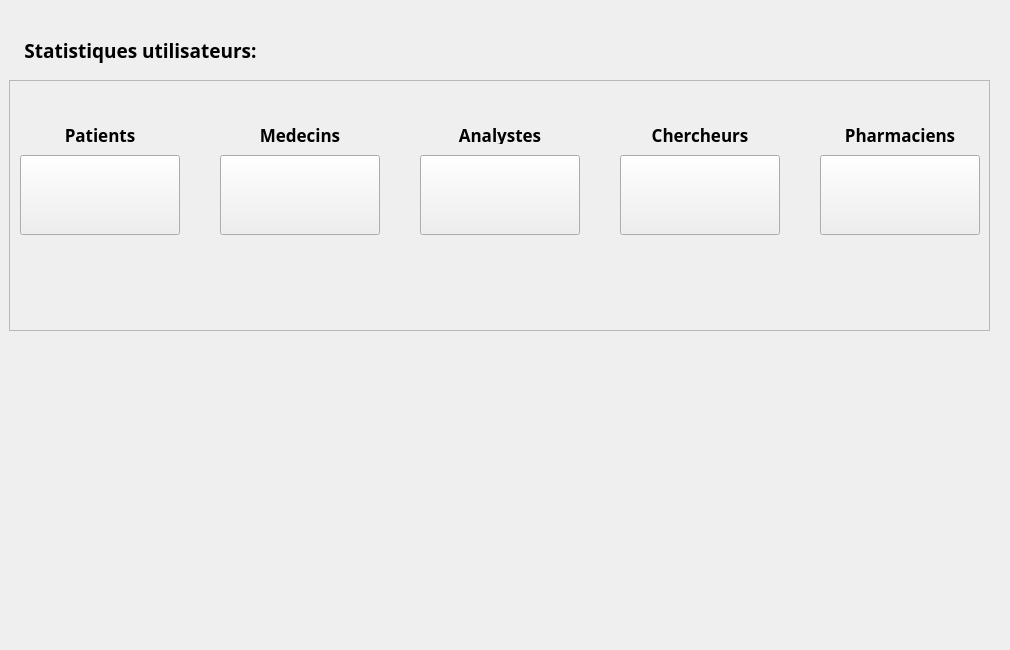
         <widget class="QWidget" name="homeTab">
          <property name="sizePolicy">
           <sizepolicy hsizetype="Expanding" vsizetype="Expanding">
            <horstretch>0</horstretch>
            <verstretch>0</verstretch>
           </sizepolicy>
          </property>
          <attribute name="title">
           <string>Acceuil</string>
          </attribute>
          <widget class="QWidget" name="mainFrame" native="true">
           <property name="geometry">
            <rect>
             <x>0</x>
             <y>0</y>
             <width>1001</width>
             <height>641</height>
            </rect>
           </property>
           <property name="sizePolicy">
            <sizepolicy hsizetype="Preferred" vsizetype="Expanding">
             <horstretch>0</horstretch>
             <verstretch>0</verstretch>
            </sizepolicy>
           </property>
           <widget class="QFrame" name="cardsFrame">
            <property name="geometry">
             <rect>
              <x>9</x>
              <y>80</y>
              <width>981</width>
              <height>251</height>
             </rect>
            </property>
            <property name="minimumSize">
             <size>
              <width>950</width>
              <height>0</height>
             </size>
            </property>
            <property name="maximumSize">
             <size>
              <width>1000</width>
              <height>16777215</height>
             </size>
            </property>
            <property name="frameShape">
             <enum>QFrame::StyledPanel</enum>
            </property>
            <property name="frameShadow">
             <enum>QFrame::Raised</enum>
            </property>
            <layout class="QHBoxLayout" name="horizontalLayout_7">
             <property name="spacing">
              <number>20</number>
             </property>
             <property name="leftMargin">
              <number>0</number>
             </property>
             <property name="topMargin">
              <number>0</number>
             </property>
             <property name="rightMargin">
              <number>0</number>
             </property>
             <property name="bottomMargin">
              <number>0</number>
             </property>
             <item>
              <widget class="QWidget" name="card3" native="true">
               <property name="minimumSize">
                <size>
                 <width>180</width>
                 <height>180</height>
                </size>
               </property>
               <property name="maximumSize">
                <size>
                 <width>180</width>
                 <height>180</height>
                </size>
               </property>
               <property name="cursor">
                <cursorShape>ArrowCursor</cursorShape>
               </property>
               <widget class="QPushButton" name="pushButton_16">
                <property name="geometry">
                 <rect>
                  <x>10</x>
                  <y>40</y>
                  <width>160</width>
                  <height>80</height>
                 </rect>
                </property>
                <property name="sizePolicy">
                 <sizepolicy hsizetype="Preferred" vsizetype="Preferred">
                  <horstretch>160</horstretch>
                  <verstretch>0</verstretch>
                 </sizepolicy>
                </property>
                <property name="minimumSize">
                 <size>
                  <width>160</width>
                  <height>80</height>
                 </size>
                </property>
                <property name="maximumSize">
                 <size>
                  <width>160</width>
                  <height>80</height>
                 </size>
                </property>
                <property name="font">
                 <font>
                  <family>Noto Sans</family>
                  <weight>75</weight>
                  <bold>true</bold>
                 </font>
                </property>
                <property name="text">
                 <string/>
                </property>
                <property name="icon">
                 <iconset resource="../resource.qrc">
                  <normaloff>:/icons/icons/others/patient.png</normaloff>:/icons/icons/others/patient.png</iconset>
                </property>
                <property name="iconSize">
                 <size>
                  <width>80</width>
                  <height>80</height>
                 </size>
                </property>
               </widget>
               <widget class="QLabel" name="label">
                <property name="geometry">
                 <rect>
                  <x>10</x>
                  <y>10</y>
                  <width>160</width>
                  <height>19</height>
                 </rect>
                </property>
                <property name="font">
                 <font>
                  <family>Noto Sans</family>
                  <pointsize>13</pointsize>
                  <weight>75</weight>
                  <bold>true</bold>
                 </font>
                </property>
                <property name="text">
                 <string>Patients</string>
                </property>
                <property name="alignment">
                 <set>Qt::AlignCenter</set>
                </property>
               </widget>
              </widget>
             </item>
             <item>
              <widget class="QWidget" name="card2" native="true">
               <property name="minimumSize">
                <size>
                 <width>180</width>
                 <height>180</height>
                </size>
               </property>
               <property name="maximumSize">
                <size>
                 <width>180</width>
                 <height>180</height>
                </size>
               </property>
               <property name="cursor">
                <cursorShape>ArrowCursor</cursorShape>
               </property>
               <widget class="QPushButton" name="pushButton_13">
                <property name="geometry">
                 <rect>
                  <x>10</x>
                  <y>40</y>
                  <width>160</width>
                  <height>80</height>
                 </rect>
                </property>
                <property name="sizePolicy">
                 <sizepolicy hsizetype="Preferred" vsizetype="Preferred">
                  <horstretch>0</horstretch>
                  <verstretch>0</verstretch>
                 </sizepolicy>
                </property>
                <property name="minimumSize">
                 <size>
                  <width>160</width>
                  <height>80</height>
                 </size>
                </property>
                <property name="maximumSize">
                 <size>
                  <width>160</width>
                  <height>80</height>
                 </size>
                </property>
                <property name="font">
                 <font>
                  <family>Noto Sans</family>
                  <weight>75</weight>
                  <bold>true</bold>
                 </font>
                </property>
                <property name="text">
                 <string> </string>
                </property>
                <property name="icon">
                 <iconset resource="../resource.qrc">
                  <normaloff>:/icons/icons/others/doctor-removebg-preview.png</normaloff>:/icons/icons/others/doctor-removebg-preview.png</iconset>
                </property>
                <property name="iconSize">
                 <size>
                  <width>80</width>
                  <height>80</height>
                 </size>
                </property>
               </widget>
               <widget class="QLabel" name="label_2">
                <property name="geometry">
                 <rect>
                  <x>10</x>
                  <y>10</y>
                  <width>160</width>
                  <height>19</height>
                 </rect>
                </property>
                <property name="font">
                 <font>
                  <family>Noto Sans</family>
                  <pointsize>13</pointsize>
                  <weight>75</weight>
                  <bold>true</bold>
                 </font>
                </property>
                <property name="text">
                 <string>Medecins</string>
                </property>
                <property name="alignment">
                 <set>Qt::AlignCenter</set>
                </property>
               </widget>
              </widget>
             </item>
             <item>
              <widget class="QWidget" name="card1" native="true">
               <property name="minimumSize">
                <size>
                 <width>180</width>
                 <height>180</height>
                </size>
               </property>
               <property name="maximumSize">
                <size>
                 <width>180</width>
                 <height>180</height>
                </size>
               </property>
               <property name="cursor">
                <cursorShape>ArrowCursor</cursorShape>
               </property>
               <widget class="QPushButton" name="pushButton_14">
                <property name="geometry">
                 <rect>
                  <x>10</x>
                  <y>40</y>
                  <width>160</width>
                  <height>80</height>
                 </rect>
                </property>
                <property name="sizePolicy">
                 <sizepolicy hsizetype="Preferred" vsizetype="Preferred">
                  <horstretch>0</horstretch>
                  <verstretch>0</verstretch>
                 </sizepolicy>
                </property>
                <property name="minimumSize">
                 <size>
                  <width>160</width>
                  <height>80</height>
                 </size>
                </property>
                <property name="maximumSize">
                 <size>
                  <width>160</width>
                  <height>80</height>
                 </size>
                </property>
                <property name="font">
                 <font>
                  <family>Noto Sans</family>
                  <weight>75</weight>
                  <bold>true</bold>
                 </font>
                </property>
                <property name="text">
                 <string> </string>
                </property>
                <property name="icon">
                 <iconset resource="../resource.qrc">
                  <normaloff>:/icons/icons/others/user_analyst.png</normaloff>:/icons/icons/others/user_analyst.png</iconset>
                </property>
                <property name="iconSize">
                 <size>
                  <width>80</width>
                  <height>80</height>
                 </size>
                </property>
               </widget>
               <widget class="QLabel" name="label_6">
                <property name="geometry">
                 <rect>
                  <x>10</x>
                  <y>10</y>
                  <width>160</width>
                  <height>19</height>
                 </rect>
                </property>
                <property name="font">
                 <font>
                  <family>Noto Sans</family>
                  <pointsize>13</pointsize>
                  <weight>75</weight>
                  <bold>true</bold>
                 </font>
                </property>
                <property name="text">
                 <string>Analystes</string>
                </property>
                <property name="alignment">
                 <set>Qt::AlignCenter</set>
                </property>
               </widget>
              </widget>
             </item>
             <item>
              <widget class="QWidget" name="card4" native="true">
               <property name="minimumSize">
                <size>
                 <width>180</width>
                 <height>180</height>
                </size>
               </property>
               <property name="maximumSize">
                <size>
                 <width>180</width>
                 <height>180</height>
                </size>
               </property>
               <widget class="QPushButton" name="pushButton_15">
                <property name="geometry">
                 <rect>
                  <x>10</x>
                  <y>40</y>
                  <width>160</width>
                  <height>80</height>
                 </rect>
                </property>
                <property name="sizePolicy">
                 <sizepolicy hsizetype="Preferred" vsizetype="Preferred">
                  <horstretch>0</horstretch>
                  <verstretch>0</verstretch>
                 </sizepolicy>
                </property>
                <property name="minimumSize">
                 <size>
                  <width>160</width>
                  <height>80</height>
                 </size>
                </property>
                <property name="maximumSize">
                 <size>
                  <width>160</width>
                  <height>80</height>
                 </size>
                </property>
                <property name="font">
                 <font>
                  <family>Noto Sans</family>
                  <weight>75</weight>
                  <bold>true</bold>
                 </font>
                </property>
                <property name="text">
                 <string> </string>
                </property>
                <property name="icon">
                 <iconset resource="../resource.qrc">
                  <normaloff>:/icons/icons/others/user_find.png</normaloff>:/icons/icons/others/user_find.png</iconset>
                </property>
                <property name="iconSize">
                 <size>
                  <width>80</width>
                  <height>80</height>
                 </size>
                </property>
               </widget>
               <widget class="QLabel" name="label_9">
                <property name="geometry">
                 <rect>
                  <x>10</x>
                  <y>10</y>
                  <width>160</width>
                  <height>19</height>
                 </rect>
                </property>
                <property name="font">
                 <font>
                  <family>Noto Sans</family>
                  <pointsize>13</pointsize>
                  <weight>75</weight>
                  <bold>true</bold>
                 </font>
                </property>
                <property name="text">
                 <string>Chercheurs</string>
                </property>
                <property name="alignment">
                 <set>Qt::AlignCenter</set>
                </property>
               </widget>
              </widget>
             </item>
             <item>
              <widget class="QWidget" name="card5" native="true">
               <property name="minimumSize">
                <size>
                 <width>180</width>
                 <height>180</height>
                </size>
               </property>
               <property name="maximumSize">
                <size>
                 <width>180</width>
                 <height>180</height>
                </size>
               </property>
               <widget class="QPushButton" name="pushButton_17">
                <property name="geometry">
                 <rect>
                  <x>10</x>
                  <y>40</y>
                  <width>160</width>
                  <height>80</height>
                 </rect>
                </property>
                <property name="sizePolicy">
                 <sizepolicy hsizetype="Preferred" vsizetype="Preferred">
                  <horstretch>0</horstretch>
                  <verstretch>0</verstretch>
                 </sizepolicy>
                </property>
                <property name="minimumSize">
                 <size>
                  <width>160</width>
                  <height>80</height>
                 </size>
                </property>
                <property name="maximumSize">
                 <size>
                  <width>160</width>
                  <height>80</height>
                 </size>
                </property>
                <property name="font">
                 <font>
                  <family>Noto Sans</family>
                  <weight>75</weight>
                  <bold>true</bold>
                 </font>
                </property>
                <property name="text">
                 <string> </string>
                </property>
                <property name="icon">
                 <iconset resource="../resource.qrc">
                  <normaloff>:/icons/icons/others/user-pharma.png</normaloff>:/icons/icons/others/user-pharma.png</iconset>
                </property>
                <property name="iconSize">
                 <size>
                  <width>80</width>
                  <height>80</height>
                 </size>
                </property>
               </widget>
               <widget class="QLabel" name="label_10">
                <property name="geometry">
                 <rect>
                  <x>10</x>
                  <y>10</y>
                  <width>160</width>
                  <height>19</height>
                 </rect>
                </property>
                <property name="font">
                 <font>
                  <family>Noto Sans</family>
                  <pointsize>13</pointsize>
                  <weight>75</weight>
                  <bold>true</bold>
                 </font>
                </property>
                <property name="text">
                 <string>Pharmaciens</string>
                </property>
                <property name="alignment">
                 <set>Qt::AlignCenter</set>
                </property>
               </widget>
              </widget>
             </item>
            </layout>
           </widget>
           <widget class="QLabel" name="spaceLbl_2">
            <property name="geometry">
             <rect>
              <x>20</x>
              <y>20</y>
              <width>241</width>
              <height>61</height>
             </rect>
            </property>
            <property name="font">
             <font>
              <family>Noto Sans</family>
              <pointsize>14</pointsize>
              <weight>75</weight>
              <bold>true</bold>
             </font>
            </property>
            <property name="text">
             <string>Statistiques utilisateurs:</string>
            </property>
            <property name="alignment">
             <set>Qt::AlignCenter</set>
            </property>
           </widget>
          </widget>
         </widget>
